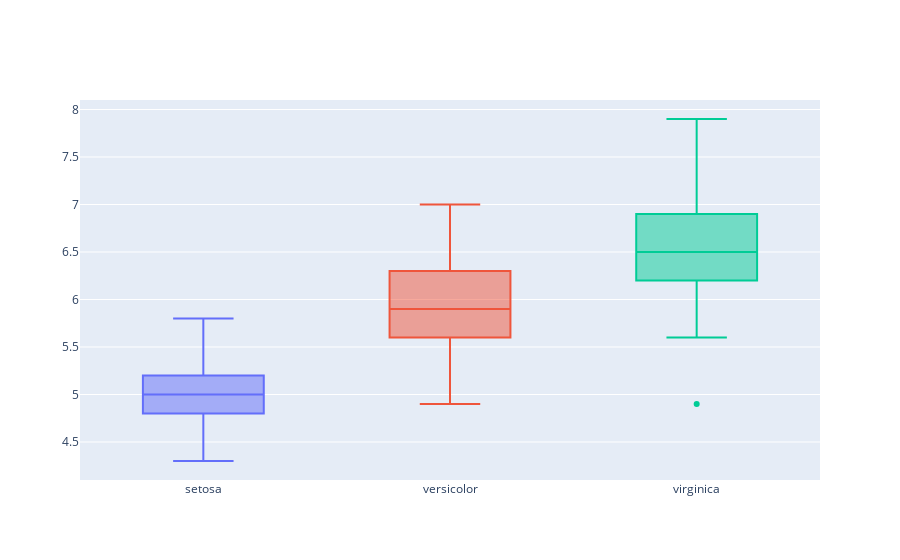

Here is the notebook cell this chart was saved with:
### Markdown cell above
#### Plotly

**plotly does not support boxplot width proportional to variable or sample size**

### Code cell
## offline plot
import plotly
import plotly.graph_objs as go
from plotly.offline import download_plotlyjs, init_notebook_mode, plot, iplot

init_notebook_mode(connected=True)

data = []

for tn in iris_df.target_name.unique():
    
    df = iris_df[iris_df.target_name == tn]
    print('size of group {}: {}'.format(tn, df.shape[0]))
    
    data.append(  go.Box( y=df['sepal length (cm)'] , name=str(tn), showlegend=False ) )

plotly.offline.iplot(data)

### Figure 1 — Plotly figure (JSON) as saved in the notebook; plotly's stock layout.template omitted (floating-point values rounded to 4 significant figures)
{"data": [{"name": "setosa", "showlegend": false, "type": "box", "y": [5.1, 4.9, 4.7, 4.6, 5, 5.4, 4.6, 5, 4.4, 4.9, 5.4, 4.8, 4.8, 4.3, 5.8, 5.7, 5.4, 5.1, 5.7, 5.1, 5.4, 5.1, 4.6, 5.1, 4.8, 5, 5, 5.2, 5.2, 4.7, 4.8, 5.4, 5.2, 5.5, 4.9, 5, 5.5, 4.9, 4.4, 5.1, 5, 4.5, 4.4, 5, 5.1, 4.8, 5.1, 4.6, 5.3, 5]}, {"name": "versicolor", "showlegend": false, "type": "box", "y": [7, 6.4, 6.9, 5.5, 6.5, 5.7, 6.3, 4.9, 6.6, 5.2, 5, 5.9, 6, 6.1, 5.6, 6.7, 5.6, 5.8, 6.2, 5.6, 5.9, 6.1, 6.3, 6.1, 6.4, 6.6, 6.8, 6.7, 6, 5.7, 5.5, 5.5, 5.8, 6, 5.4, 6, 6.7, 6.3, 5.6, 5.5, 5.5, 6.1, 5.8, 5, 5.6, 5.7, 5.7, 6.2, 5.1, 5.7]}, {"name": "virginica", "showlegend": false, "type": "box", "y": [6.3, 5.8, 7.1, 6.3, 6.5, 7.6, 4.9, 7.3, 6.7, 7.2, 6.5, 6.4, 6.8, 5.7, 5.8, 6.4, 6.5, 7.7, 7.7, 6, 6.9, 5.6, 7.7, 6.3, 6.7, 7.2, 6.2, 6.1, 6.4, 7.2, 7.4, 7.9, 6.4, 6.3, 6.1, 7.7, 6.3, 6.4, 6, 6.9, 6.7, 6.9, 5.8, 6.8, 6.7, 6.7, 6.3, 6.5, 6.2, 5.9]}], "layout": {}}
